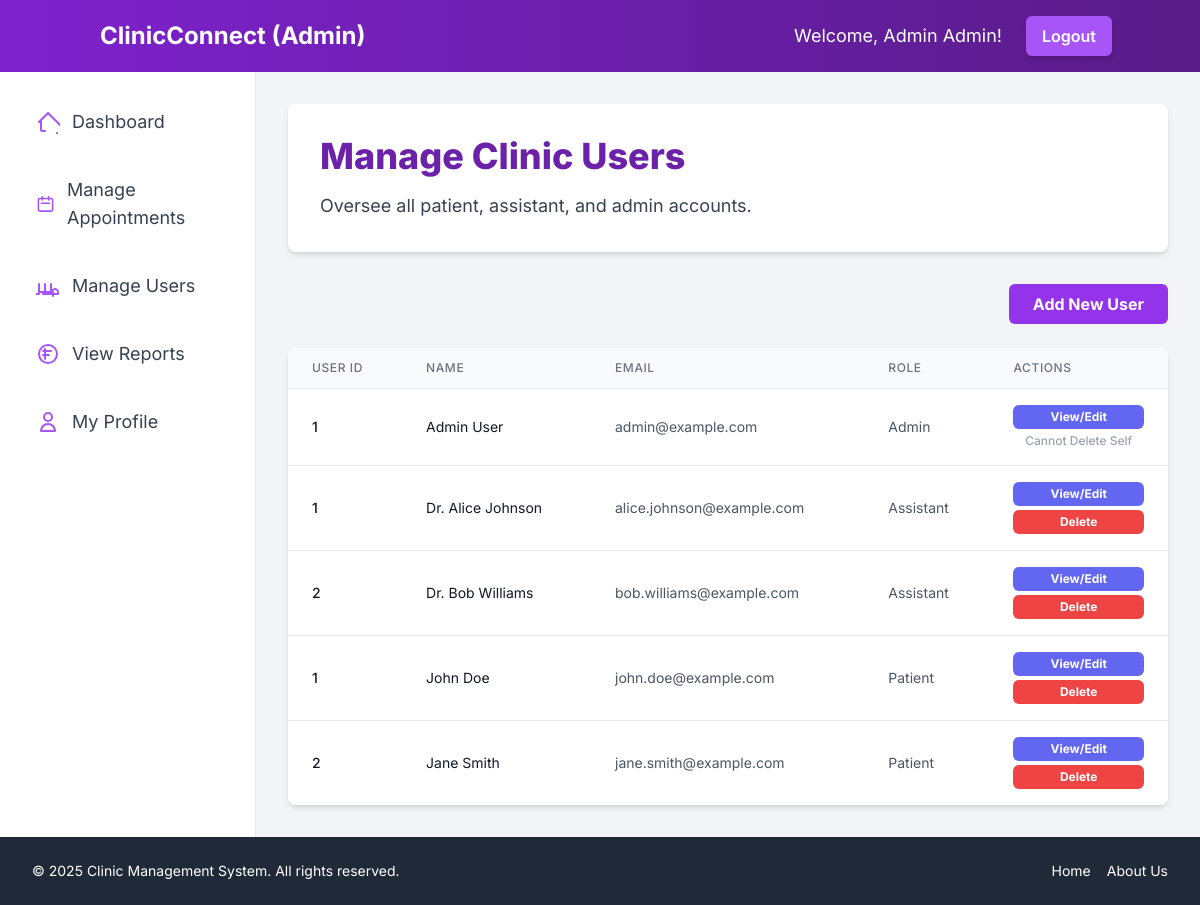
Page /dashboard/admin/manage_users.php (signed in) on the committed database.
### tables this page shows
CREATE TABLE `admintbl` (
  `AdminID` int(11) NOT NULL,
  `FirstName` varchar(100) NOT NULL,
  `LastName` varchar(100) NOT NULL,
  `Email` varchar(255) NOT NULL,
  `Password` varchar(255) NOT NULL,
  `CreatedAt` timestamp NOT NULL DEFAULT current_timestamp()
);

CREATE TABLE `assistanttbl` (
  `AssistantID` int(11) NOT NULL,
  `FirstName` varchar(100) NOT NULL,
  `LastName` varchar(100) NOT NULL,
  `Specialization` varchar(100) DEFAULT NULL,
  `SessionFee` decimal(10,2) DEFAULT 0.00,
  `Email` varchar(100) NOT NULL,
  `Password` varchar(255) NOT NULL,
  `CreatedAt` timestamp NOT NULL DEFAULT current_timestamp()
);

CREATE TABLE `patienttbl` (
  `PatientID` int(11) NOT NULL,
  `FirstName` varchar(100) NOT NULL,
  `LastName` varchar(100) NOT NULL,
  `Age` int(3) DEFAULT NULL,
  `Gender` enum('Male','Female','Other') DEFAULT NULL,
  `Address` varchar(255) DEFAULT NULL,
  `ContactNumber` varchar(20) DEFAULT NULL,
  `MedicalHistory` text DEFAULT NULL,
  `Email` varchar(100) NOT NULL,
  `Password` varchar(255) NOT NULL,
  `CreatedAt` timestamp NOT NULL DEFAULT current_timestamp()
);

### dashboard/admin/manage_users.php (the view, shortened to what the rows shown need)
<?php
include_once '../../includes/header.php';
$users = [];
$stmt_patients = $conn->prepare("SELECT PatientID AS UserID, FirstName, LastName, Email, 'patient' AS Role FROM PatientTBL");
if ($stmt_patients) {
    $stmt_patients->execute();
    $result_patients = $stmt_patients->get_result();
    while ($row = $result_patients->fetch_assoc()) {
        $users[] = $row;
    }
} else {
    error_log("Failed to fetch patients for user management: " . $conn->error);
}
$stmt_assistants = $conn->prepare("SELECT AssistantID AS UserID, FirstName, LastName, Email, 'assistant' AS Role FROM AssistantTBL");
if ($stmt_assistants) {
    $stmt_assistants->execute();
    $result_assistants = $stmt_assistants->get_result();
    while ($row = $result_assistants->fetch_assoc()) {
        $users[] = $row;
    }
} else {
    error_log("Failed to fetch assistants for user management: " . $conn->error);
}
$stmt_admins = $conn->prepare("SELECT AdminID AS UserID, FirstName, LastName, Email, 'admin' AS Role FROM AdminTBL");
if ($stmt_admins) {
    $stmt_admins->execute();
    $result_admins = $stmt_admins->get_result();
    while ($row = $result_admins->fetch_assoc()) {
        $users[] = $row;
    }
} else {
    error_log("Failed to fetch admins for user management: " . $conn->error);
}
usort($users, function($a, $b) {
    $roleOrder = ['admin' => 1, 'assistant' => 2, 'patient' => 3];
    $roleComparison = $roleOrder[$a['Role']] <=> $roleOrder[$b['Role']];
    if ($roleComparison !== 0) {
        return $roleComparison;
    }
    $lastNameComparison = strcmp($a['LastName'], $b['LastName']);
    if ($lastNameComparison !== 0) {
        return $lastNameComparison;
    }
    return strcmp($a['FirstName'], $b['FirstName']);
});
?>
<div class="bg-white p-8 rounded-lg shadow-md mb-8">
    <h1 class="text-4xl font-extrabold text-purple-800 mb-4">Manage Clinic Users</h1>
</div>
<div class="user-list">
    <?php if (empty($users)): ?>
        <div class="bg-yellow-50 border-l-4 border-yellow-400 text-yellow-800 p-4 rounded-md shadow-sm" role="alert">
            <p class="font-bold">No users found.</p>
            <p>There are no users registered in the system yet. Add one using the button above.</p>
        </div>
    <?php else: ?>
        <div class="overflow-x-auto bg-white rounded-lg shadow-md hidden sm:block">
            <table class="min-w-full divide-y divide-gray-200">
                <thead class="bg-gray-50">
                    <tr>
                        <th scope="col" class="px-6 py-3 text-left text-xs font-medium text-gray-500 uppercase tracking-wider rounded-tl-lg">
                            User ID
                        </th>
                        <th scope="col" class="px-6 py-3 text-left text-xs font-medium text-gray-500 uppercase tracking-wider">
                            Name
                        </th>
                        <th scope="col" class="px-6 py-3 text-left text-xs font-medium text-gray-500 uppercase tracking-wider">
                            Email
                        </th>
                        <th scope="col" class="px-6 py-3 text-left text-xs font-medium text-gray-500 uppercase tracking-wider">
                            Role
                        </th>
                        <th scope="col" class="px-6 py-3 text-left text-xs font-medium text-gray-500 uppercase tracking-wider rounded-tr-lg">
                            Actions
                        </th>
                    </tr>
                </thead>
                <tbody class="bg-white divide-y divide-gray-200">
                    <?php foreach ($users as $user): ?>
                        <tr>
                            <td class="px-6 py-4 whitespace-nowrap text-sm font-medium text-gray-900">
                                <?php echo htmlspecialchars($user['UserID']); ?>
                            </td>
                            <td class="px-6 py-4 text-sm text-gray-900">
                                <?php echo htmlspecialchars($user['FirstName'] . ' ' . $user['LastName']); ?>
                            </td>
                            <td class="px-6 py-4 text-sm text-gray-600">
                                <?php echo htmlspecialchars($user['Email']); ?>
                            </td>
                            <td class="px-6 py-4 whitespace-nowrap text-sm text-gray-600 capitalize">
                                <?php echo htmlspecialchars($user['Role']); ?>
                            </td>
                            <td class="px-6 py-4 text-sm font-medium flex flex-col space-y-1 items-start">
                                <a href="edit_user.php?id=<?php echo htmlspecialchars($user['UserID']); ?>&role=<?php echo htmlspecialchars($user['Role']); ?>"
                                   class="bg-indigo-500 hover:bg-indigo-600 text-white font-bold py-1 px-3 rounded-md text-xs transition duration-300 ease-in-out w-full text-center">
                                    View/Edit
                                </a>
                                <?php if ($user['Role'] !== 'admin' || $user['UserID'] !== $_SESSION['user_id']):  ?>
                                <button onclick="confirmDeleteUser(<?php echo htmlspecialchars($user['UserID']); ?>, '<?php echo htmlspecialchars($user['Role']); ?>')"
                                        class="bg-red-500 hover:bg-red-600 text-white font-bold py-1 px-3 rounded-md text-xs w-full transition duration-300 ease-in-out">
                                    Delete
                                </button>
                                <?php else: ?>
                                    <span class="text-gray-400 text-xs block text-center w-full mt-2">Cannot Delete Self</span>
                                <?php endif; ?>
                            </td>
                        </tr>
                    <?php endforeach; ?>
                </tbody>
            </table>
        </div>
    <?php endif; ?>
</div>
<?php
include_once '../../includes/footer.php';
?>

### includes/header.php (shortened to what the rows shown need)
<?php
require_once $_SERVER['DOCUMENT_ROOT'] . '/clinic-management/config/db_connection.php';
$user_id = $_SESSION['user_id'];
$user_role = $_SESSION['user_role'];
$user_name = "User";
$nav_color_from = "";
$nav_color_to = "";
switch ($user_role) {
    case 'admin':
        $stmt = $conn->prepare("SELECT FirstName FROM AdminTBL WHERE AdminID = ?");
        $stmt->bind_param("i", $user_id);
        $stmt->execute();
        $result = $stmt->get_result();
        if ($result->num_rows > 0) {
            $row = $result->fetch_assoc();
            $user_name = $row['FirstName'];
        }
        $nav_color_from = "from-purple-700";
        $nav_color_to = "to-purple-900";
        $btn_color = "bg-purple-500 hover:bg-purple-600";
        $welcome_prefix = "Welcome, Admin ";
        break;
}
?>
<!DOCTYPE html>
<html lang="en">
<head>
    <script src="https://cdn.tailwindcss.com"></script>
</head>
<body class="bg-gray-100 font-inter">
    <div class="flex flex-col min-h-screen">
        <nav class="bg-gradient-to-r <?php echo $nav_color_from; ?> <?php echo $nav_color_to; ?> p-4 shadow-lg">
            <div class="container mx-auto flex justify-between items-center">
                <div class="flex items-center space-x-4 sm:space-x-6">
                    <span class="text-white text-base sm:text-lg hidden sm:inline">
                        <?php echo $welcome_prefix . htmlspecialchars($user_name); ?>!
                    </span>
                    <a href="/clinic-management/actions/logout.php"
                       class="<?php echo $btn_color; ?> text-white font-semibold py-2 px-4 rounded-md shadow-md transition duration-300 ease-in-out">
                        Logout
                    </a>
                </div>
            </div>
        </nav>
        <div class="flex flex-1">
            <main class="flex-1 p-8 bg-gray-100 main-content">

### rows in the picture
admintbl: FirstName "Admin", AdminID "1", FirstName+LastName "Admin User", Email "admin@example.com", Role "Admin", shows "Cannot Delete Self"
assistanttbl: AssistantID "1", FirstName+LastName "Dr. Alice Johnson", Email "alice.johnson@example.com", Role "Assistant"
assistanttbl: AssistantID "2", FirstName+LastName "Dr. Bob Williams", Email "bob.williams@example.com", Role "Assistant"
patienttbl: PatientID "1", FirstName+LastName "John Doe", Email "john.doe@example.com", Role "Patient"
patienttbl: PatientID "2", FirstName+LastName "Jane Smith", Email "jane.smith@example.com", Role "Patient"

### other values in the picture
$user_role "Admin"
$welcome_prefix "Welcome, Admin"
